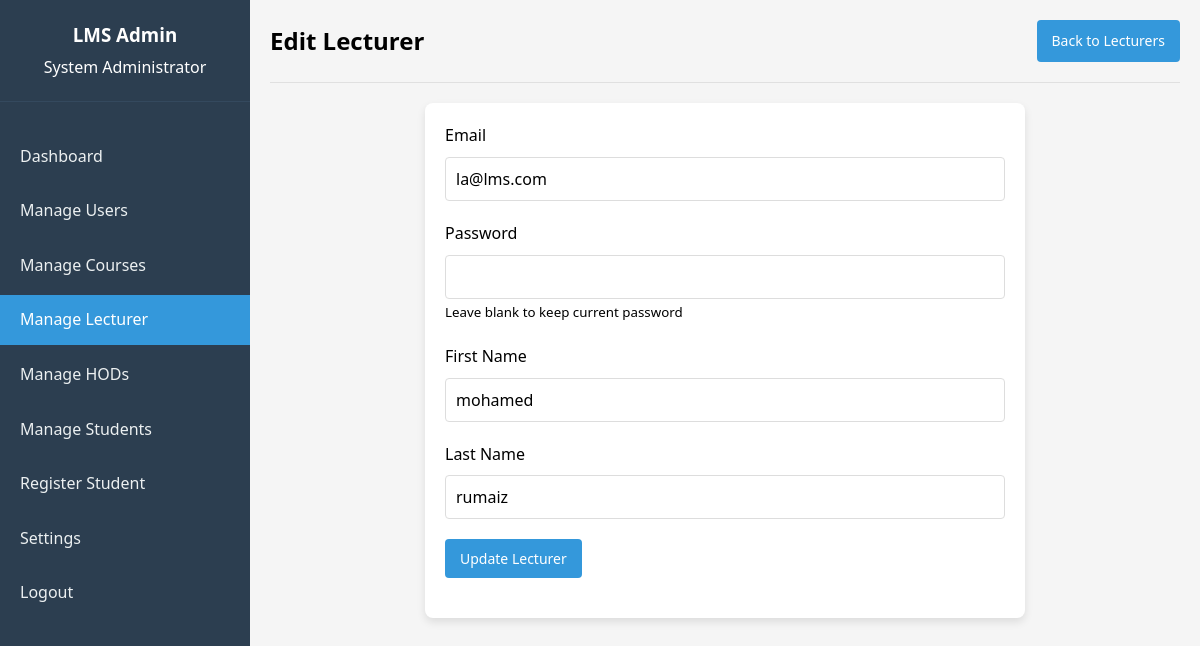
Page /admin/lecturer/edit_lecturer.php?id=7 (signed in) on the committed database.
### tables this page shows
CREATE TABLE `users` (
  `user_id` int(11) NOT NULL,
  `email` varchar(100) NOT NULL,
  `password` varchar(255) NOT NULL,
  `role` enum('admin','lecturer','student','hod') DEFAULT NULL,
  `first_name` varchar(50) NOT NULL,
  `last_name` varchar(50) NOT NULL,
  `profile_picture` varchar(255) DEFAULT NULL,
  `created_at` timestamp NOT NULL DEFAULT current_timestamp(),
  `updated_at` timestamp NOT NULL DEFAULT current_timestamp() ON UPDATE current_timestamp()
);

### admin/lecturer/edit_lecturer.php (the view, shortened to what this page needs)
<?php
require_once '../../config.php';
$lecturerId = $_GET['id'];
$email_err = $firstName_err = $lastName_err = $password_err = "";
$stmt = $conn->prepare("SELECT email, first_name, last_name FROM users WHERE user_id = ? AND role = 'lecturer'");
$stmt->bind_param("i", $lecturerId);
$stmt->execute();
$result = $stmt->get_result();
$lecturer = $result->fetch_assoc();
$email = $lecturer['email'];
$firstName = $lecturer['first_name'];
$lastName = $lecturer['last_name'];
$pageTitle = "Edit Lecturer";
?>
<!DOCTYPE html>
<html lang="en">
<head>
    <link rel="stylesheet" href="../../assets/css/style.css">
</head>
<body>
    <div class="dashboard-container">
        <div class="sidebar">
            <div class="sidebar-header">
                <h3>LMS Admin</h3>
                <p><?php echo $_SESSION['first_name'] . ' ' . $_SESSION['last_name']; ?></p>
            </div>
            <ul class="sidebar-menu">
                <li><a href="../dashboard.php">Dashboard</a></li>
                <li><a href="../users.php">Manage Users</a></li>
                <li><a href="../courses.php">Manage Courses</a></li>
                <li><a href="lecturers.php" class="active">Manage Lecturer</a></li>
                <li><a href="../hod.php" >Manage HODs</a></li>
                <li><a href="../students.php">Manage Students</a></li>
                <li><a href="../register_student.php">Register Student</a></li>
                <li><a href="../settings.php">Settings</a></li>
                <li><a href="../../logout.php">Logout</a></li>
            </ul>
        </div>
        <div class="main-content">
            <div class="header">
                <h2><?php echo $pageTitle; ?></h2>
                <a href="lecturers.php" class="btn">Back to Lecturers</a>
            </div>
            <div class="form-container">
                <form action="<?php echo htmlspecialchars($_SERVER["PHP_SELF"]) . '?id=' . $lecturerId; ?>" method="post">
                    <div class="form-group">
                        <label>Email</label>
                        <input type="email" name="email" class="form-control <?php echo (!empty($email_err)) ? 'is-invalid' : ''; ?>" value="<?php echo $email; ?>">
                    </div>
                    <div class="form-group">
                        <label>Password</label>
                        <input type="password" name="password" class="form-control <?php echo (!empty($password_err)) ? 'is-invalid' : ''; ?>">
                        <small class="text-muted">Leave blank to keep current password</small>
                    </div>
                    <div class="form-group">
                        <label>First Name</label>
                        <input type="text" name="first_name" class="form-control <?php echo (!empty($firstName_err)) ? 'is-invalid' : ''; ?>" value="<?php echo $firstName; ?>">
                    </div>
                    <div class="form-group">
                        <label>Last Name</label>
                        <input type="text" name="last_name" class="form-control <?php echo (!empty($lastName_err)) ? 'is-invalid' : ''; ?>" value="<?php echo $lastName; ?>">
                    </div>
                    <div class="form-group">
                        <button type="submit" class="btn">Update Lecturer</button>
                    </div>
                </form>
            </div>
        </div>
    </div>
</body>
</html>

### assets/css/style.css (style rules this page uses)
* { margin: 0; padding: 0; box-sizing: border-box; font-family: 'Segoe UI', Tahoma, Geneva, Verdana, sans-serif; }
body { background-color: #f5f5f5; line-height: 1.6; }
a { text-decoration: none; }
.dashboard-container { display: flex; min-height: 100vh; }
.sidebar { width: 250px; background-color: #2c3e50; color: white; padding: 20px 0; position: fixed; height: 100vh; overflow-y: auto; }
.sidebar-header { padding: 0 20px 20px; border-bottom: 1px solid #34495e; text-align: center; }
.sidebar-header h3 { margin-bottom: 5px; }
.sidebar-menu { list-style: none; padding: 0; margin: 30px 0; }
.sidebar-menu li { margin-bottom: 5px; }
.sidebar-menu a { display: block; color: #ecf0f1; text-decoration: none; padding: 12px 20px; transition: all 0.3s; }
.sidebar-menu a:hover, .sidebar-menu a.active { background-color: #3498db; color: white; }
.main-content { flex: 1; padding: 20px; margin-left: 250px; background-color: #f5f5f5; }
.header { display: flex; justify-content: space-between; align-items: center; padding-bottom: 20px; border-bottom: 1px solid #e0e0e0; margin-bottom: 20px; }
.form-container { background-color: white; border-radius: 8px; box-shadow: 0 4px 8px rgba(0, 0, 0, 0.1); padding: 20px; max-width: 600px; margin: 0 auto; }
.form-group { margin-bottom: 20px; }
.form-group label { display: block; margin-bottom: 8px; font-weight: 500; }
.form-control { width: 100%; padding: 10px; border: 1px solid #ddd; border-radius: 4px; font-size: 16px; }
.btn { background-color: #3498db; color: white; border: none; padding: 10px 15px; border-radius: 4px; cursor: pointer; text-decoration: none; display: inline-block; font-size: 14px; }

### rows in the picture
users: email "la@lms.com", first_name "mohamed", last_name "rumaiz"

### other values in the picture
$_SESSION['first_name'] "System"
$_SESSION['last_name'] "Administrator"
$pageTitle "Edit Lecturer"
